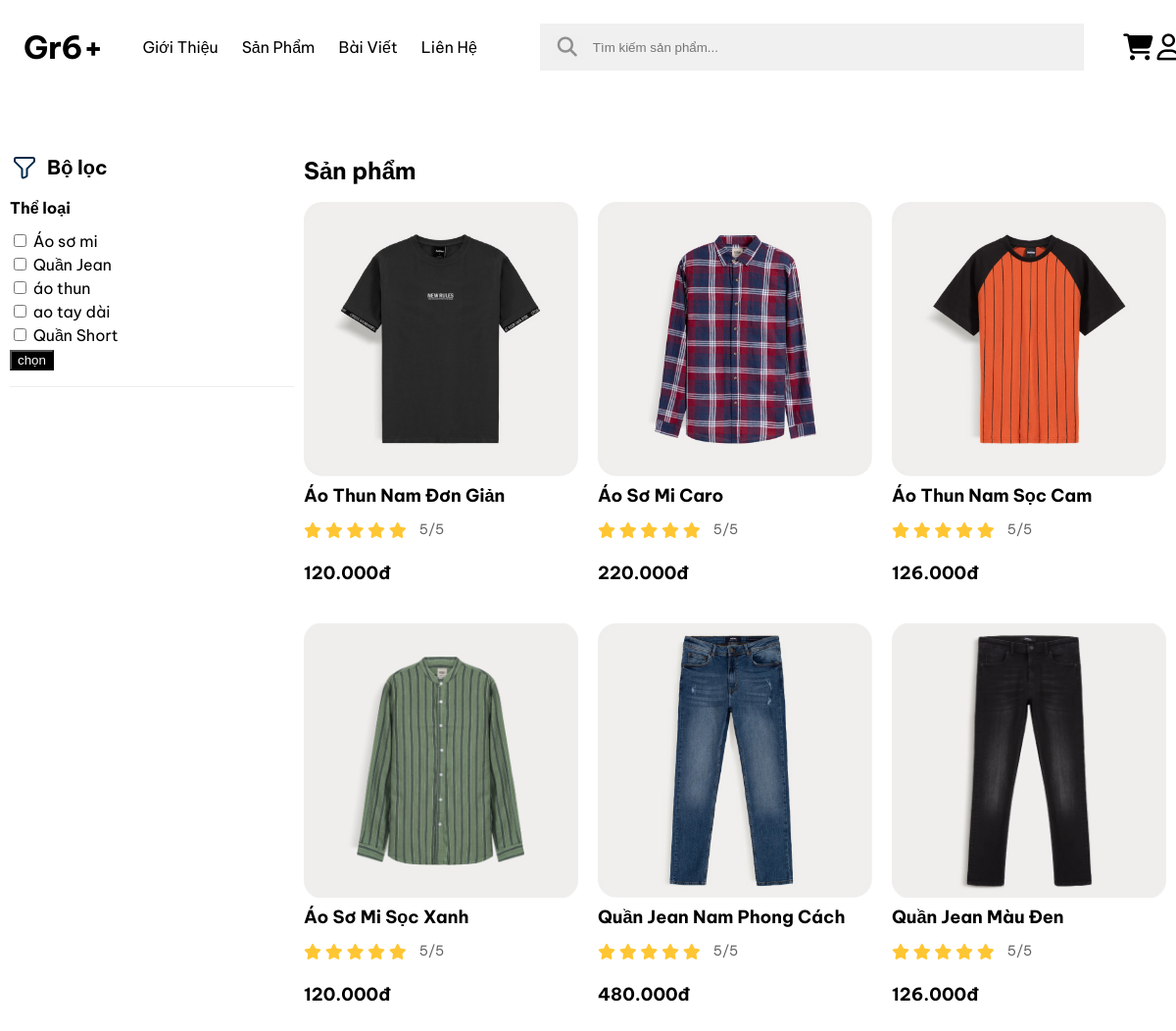
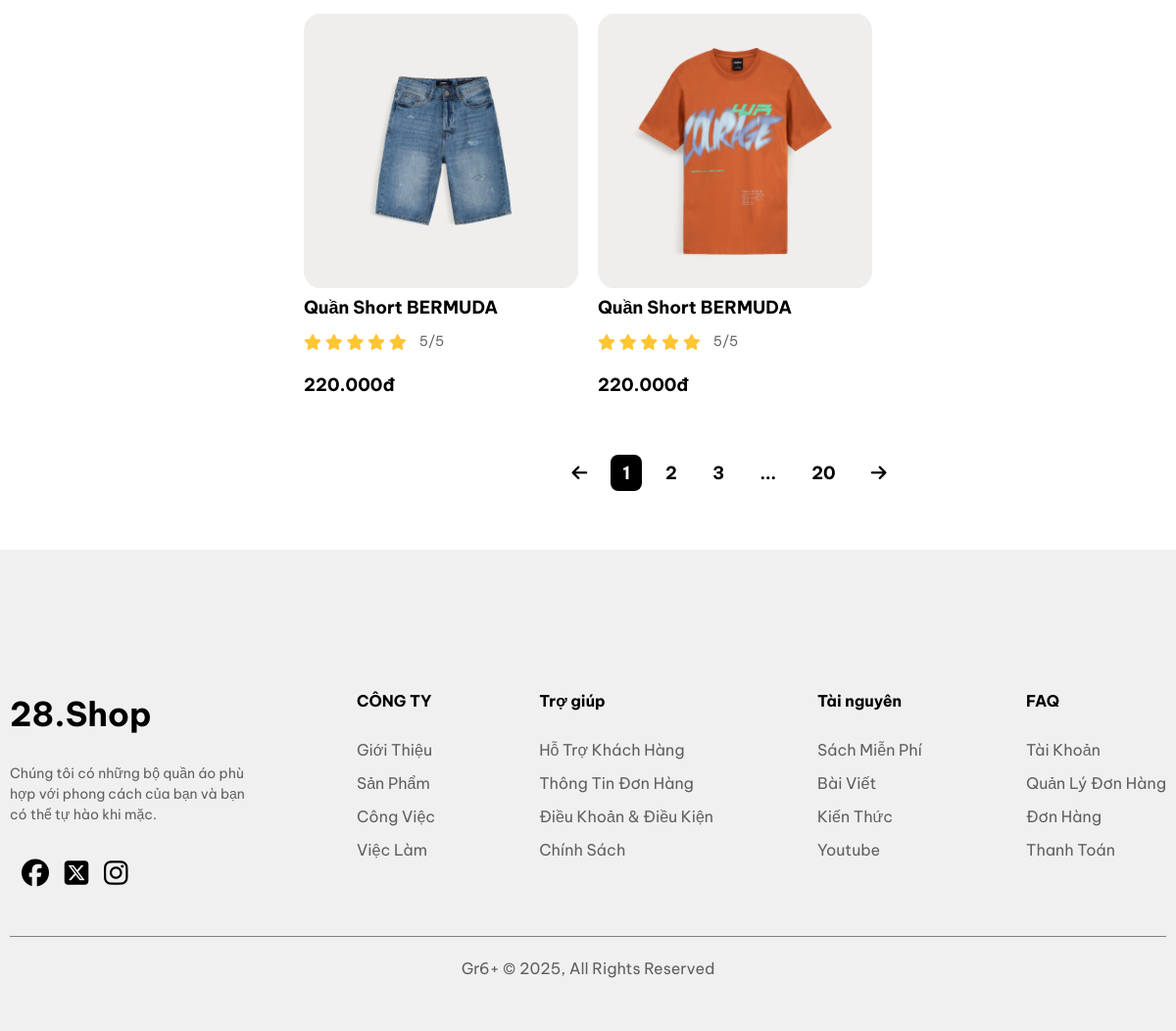
The page /product.php on the database its author committed (2 pictures, top to bottom).
### tables this page shows
CREATE TABLE `category` (
  `category_id` int(11) NOT NULL,
  `category_name` varchar(100) DEFAULT NULL
);

CREATE TABLE `product` (
  `Product_id` int(11) NOT NULL,
  `category_id` int(11) NOT NULL,
  `Product_Name` varchar(100) NOT NULL,
  `stock` int(11) DEFAULT NULL,
  `Price` decimal(20,0) NOT NULL,
  `description` text NOT NULL,
  `img_path` varchar(255) NOT NULL,
  `ma_giam_gia` decimal(20,0) NOT NULL,
  `size` text NOT NULL
);

### product.php (the view, shortened to what this page needs)
<?php
include "connect.php";
?>
<!DOCTYPE html>
<html lang="en">
<head>
    <link rel="stylesheet" href="style.css">
    <link rel="stylesheet" href="https://cdnjs.cloudflare.com/ajax/libs/font-awesome/6.6.0/css/all.min.css">
</head>
<body>
    <header class="header">
        <div class="container">
            <div class="inner__wrap">
                <a class="header__title" href="index.php">Gr6+</a>
                <ul class="header__bar">
                    <li>
                        <a href="/">Giới Thiệu</a>
                    </li>
                    <li>
                        <a href="product.php" target="_blank">Sản Phẩm</a>
                    </li>
                    <li>
                        <a href="/">Bài Viết</a>
                    </li>
                    <li>
                        <a href="contact.php">Liên Hệ</a>
                    </li>
                </ul>
                <form action="" class="header__form">
                    <input type="text" placeholder="Tìm kiếm sản phẩm...">
                    <button><i class="fa-solid fa-magnifying-glass"></i></button>
                </form>
                <div class="header__cart">
                    <a href="cart.php"><i class="fa-solid fa-cart-shopping"></i></a>
                    <a href="<?php if(isset($_SESSION['login']['id'])){
                        echo "user.php";
                    }else{
                        echo "login.php?web=product.php";
                    } ?>"><i class="fa-regular fa-user"></i></a>
                </div>
            </div>
        </div>
    </header>
    <div class="product-Layout">
        <div class="container">
            <div class="inner__wrap">
                <div class="fillter">
                    <div class="fillter-title">
                        <img src="../images/Filter.svg" alt="" srcset="">
                        <div class="title">Bộ lọc</div>
                    </div>
                    <div class="fillter-top">
                        <div class="title">Thể loại</div>
                        <div class="inner-check">
                            <form action="" method="post">
                                <?php
                                $sql = "SELECT * FROM category ;";
                                $result = mysqli_query($conn, $sql);
                                while($row = mysqli_fetch_assoc($result)){?>
                                <label>
                                    <input type="checkbox" name="items[]" value="<?php echo $row['category_id']; ?> ">
                                    <?php echo $row['category_name'] ?>
                                </label><br>
                                <?php } ?>
                                <input type="submit" value="chọn" style="background-color: black; color:white ">
                            </form>
                        </div>
                    </div>
                </div>
                <div class="product-list">
                    <div class="title">Sản phẩm</div>
                    <div class="list">
                        <?php if ($_SERVER["REQUEST_METHOD"] === "POST") {
                        if (!empty($_POST['items'])) {
                            $selectedItems = $_POST['items'];
                            $selectedItemsList = implode(',', $selectedItems);
                            $sql = "SELECT * FROM product WHERE category_id IN ($selectedItemsList)";
                            $result = mysqli_query($conn, $sql);
                            while($row = mysqli_fetch_assoc($result)) { ?>
                        <div class="box-title">
                            <div class="images"><img src="<?php echo $row['img_path']; ?>" alt=""></div>
                            <div class="content"><a
                                    href="<?php echo "detail.php?Product_id=".  $row['Product_id'] ?>"><?php echo $row['Product_Name']; ?></a>
                            </div>
                            <div class="star">
                                <div class="inner-star">
                                    <i class="fa-solid fa-star"></i>
                                    <i class="fa-solid fa-star"></i>
                                    <i class="fa-solid fa-star"></i>
                                    <i class="fa-solid fa-star"></i>
                                    <i class="fa-solid fa-star"></i>
                                </div>
                                <div class="dg">5/5</div>
                            </div>
                            <div class="price">
                                <p id="price">
                                    <?php $index = (string) $row['Price'];
                                        $array = [];
                                        $a = 0;
                                        $count = 0;
                                        for ($i = strlen($index) - 1; $i >= 0; $i--) {
                                            $array[$a] = $index[$i];
                                            $a++;
                                            $count++;
                                            if ($count % 3 == 0 && $i != 0) {
                                                $array[$a] = ".";
                                                $a++;
                                            }
                                        }
                                        for ($i = $a - 1; $i >= 0; $i--) {
                                            echo $array[$i];
                                        }
                                        echo "đ"; ?></p>
                            </div>
                        </div>
                        <?php } ?>
                        <?php }
                        else{
                            $sql = "SELECT * FROM product WHERE category_id ";
                            $result = mysqli_query($conn, $sql);
                            while($row = mysqli_fetch_assoc($result)) { ?>
                        <div class="box-title">
                            <div class="images"><img src="<?php echo $row['img_path']; ?>" alt=""></div>
                            <div class="content"><a
                                    href="<?php echo "detail.php?Product_id=".  $row['Product_id'] ?>"><?php echo $row['Product_Name']; ?></a>
                            </div>
                            <div class="star">
                                <div class="inner-star">
                                    <i class="fa-solid fa-star"></i>
                                    <i class="fa-solid fa-star"></i>
                                    <i class="fa-solid fa-star"></i>
                                    <i class="fa-solid fa-star"></i>
                                    <i class="fa-solid fa-star"></i>
                                </div>
                                <div class="dg">5/5</div>
                            </div>
                            <div class="price">
                                <p id="price">
                                    <?php $index = (string) $row['Price'];
                                        $array = [];
                                        $a = 0;
                                        $count = 0;
                                        for ($i = strlen($index) - 1; $i >= 0; $i--) {
                                            $array[$a] = $index[$i];
                                            $a++;
                                            $count++;
                                            if ($count % 3 == 0 && $i != 0) {
                                                $array[$a] = ".";
                                                $a++;
                                            }
                                        }
                                        for ($i = $a - 1; $i >= 0; $i--) {
                                            echo $array[$i];
                                        }
                                        echo "đ"; ?></p>
                            </div>
                        </div>
                        <?php } ?>
                        <?php } ?>
                        <?php }
                    else{
                        if(isset($_GET['category_id'])){
                            $category_id = $_GET['category_id'];
                            $sql = "SELECT * FROM product WHERE category_id = '$category_id'";
                        }
                        else{
                            $sql = "SELECT * FROM product";
                        }
                            $result = mysqli_query($conn, $sql);
                            while($row = mysqli_fetch_assoc($result)) { ?>
                        <div class="box-title">
                            <div class="images"><img src="<?php echo $row['img_path']; ?>" alt=""></div>
                            <div class="content"><a
                                    href="<?php echo "detail.php?Product_id=".  $row['Product_id'] ?>"><?php echo $row['Product_Name']; ?></a>
                            </div>
                            <div class="star">
                                <div class="inner-star">
                                    <i class="fa-solid fa-star"></i>
                                    <i class="fa-solid fa-star"></i>
                                    <i class="fa-solid fa-star"></i>
                                    <i class="fa-solid fa-star"></i>
                                    <i class="fa-solid fa-star"></i>
                                </div>
                                <div class="dg">5/5</div>
                            </div>
                            <div class="price">
                                <p id="price">
                                    <?php $index = (string) $row['Price'];
                                        $array = [];
                                        $a = 0;
                                        $count = 0;
                                        for ($i = strlen($index) - 1; $i >= 0; $i--) {
                                            $array[$a] = $index[$i];
                                            $a++;
                                            $count++;
                                            if ($count % 3 == 0 && $i != 0) {
                                                $array[$a] = ".";
                                                $a++;
                                            }
                                        }
                                        for ($i = $a - 1; $i >= 0; $i--) {
                                            echo $array[$i];
                                        }
                                        echo "đ"; ?></p>
                            </div>
                        </div>
                        <?php } ?>
                        <?php } ?>
                    </div>
                    <div class="pagination" id="pagination">
                        <div class="pagination-arrow pagination-all" id="pagination-item"><i
                                class="fa-solid fa-arrow-left"></i></div>
                        <div class="pagination-number pagination-all pagination-bg" id="1">1</div>
                        <div class="pagination-number pagination-all" id="2">2</div>
                        <div class="pagination-number pagination-all" id="3">3</div>
                        <div class="pagination-number pagination-all" id="4">...</div>
                        <div class="pagination-number pagination-all" id="5">20</div>
                        <div class="pagination-arrow pagination-all" id="arrow-right"><i
                                class="fa-solid fa-arrow-right"></i></div>
                    </div>
                </div>
            </div>
        </div>
    </div>
    <footer class="footer">
        <div class="container">
            <div class="inner__wrap">
                <div class="footer__top">
                    <div class="footer__main">
                        <div class="footer__title">
                            28.Shop
                        </div>
                        <div class="footer__desc">
                            Chúng tôi có những bộ quần áo phù hợp với phong cách của bạn và bạn có thể tự hào khi mặc.
                        </div>
                        <div class="footer__social">
                            <a href=""><i class="fa-brands fa-facebook"></i></a>
                            <a href=""><i class="fa-brands fa-square-x-twitter"></i></a>
                            <a href=""><i class="fa-brands fa-instagram"></i></a>
                        </div>
                    </div>
                    <div class="footer__bar">
                        <div class="footer__title">
                            CÔNG TY
                        </div>
                        <ul class="footer__desc">
                            <li><a href="">Giới Thiệu</a></li>
                            <li><a href="">Sản Phẩm</a></li>
                            <li><a href="">Công Việc</a></li>
                            <li><a href="">Việc Làm</a></li>
                        </ul>
                    </div>
                    <div class="footer__bar">
                        <div class="footer__title">
                            Trợ giúp
                        </div>
                        <ul class="footer__desc">
                            <li><a href="">Hỗ Trợ Khách Hàng</a></li>
                            <li><a href="">Thông Tin Đơn Hàng</a></li>
                            <li><a href="">Điều Khoản & Điều Kiện</a></li>
                            <li><a href="">Chính Sách</a></li>
                        </ul>
                    </div>
                    <div class="footer__bar">
                        <div class="footer__title">
                            Tài nguyên
                        </div>
                        <ul class="footer__desc">
                            <li><a href="">Sách Miễn Phí</a></li>
                            <li><a href="">Bài Viết</a></li>
                            <li><a href="">Kiến Thức</a></li>
                            <li><a href="">Youtube</a></li>
                        </ul>
                    </div>
                    <div class="footer__bar">
                        <div class="footer__title">
                            FAQ
                        </div>
                        <ul class="footer__desc">
                            <li><a href="<?php if(isset($_SESSION['login']['id'])){
                        echo "user.php";
                    }else{
                        echo "login.php?web=product.php";
                    } ?>">Tài Khoản</a></li>
                            <li><a href="">Quản Lý Đơn Hàng</a></li>
                            <li><a href="">Đơn Hàng</a></li>
                            <li><a href="">Thanh Toán</a></li>
                        </ul>
                    </div>
                </div>
                <div class="footer__bottom">
                    Gr6+ © 2025, All Rights Reserved
                </div>
            </div>
        </div>
    </footer>
</body>
</html>

### rows shown on the page
category: category_name "Áo sơ mi"
category: category_name "Quần Jean"
category: category_name "áo thun"
category: category_name "ao tay dài"
category: category_name "Quần Short"
product: img_path (picture), Product_Name "Áo Thun Nam Đơn Giản", i "1", i "2", ma_giam_gia "0", i "."
product: img_path (picture), Product_Name "Áo Sơ Mi Caro", i "2", i "0", i "."
product: img_path (picture), Product_Name "Áo Thun Nam Sọc Cam", i "1", i "2", i "6", i ".", i "0"
product: img_path (picture), Product_Name "Áo Sơ Mi Sọc Xanh", i "1", i "2", i "0", i "."
product: img_path (picture), Product_Name "Quần Jean Nam Phong Cách", i "4", i "8", i "0", i "."
product: img_path (picture), Product_Name "Quần Jean Màu Đen", i "1", i "2", i "6", i ".", i "0", stock "2", ma_giam_gia "0"
product: img_path (picture), Product_Name "Quần Short BERMUDA", i "."
product: img_path (picture), Product_Name "Quần Short BERMUDA", i "."
